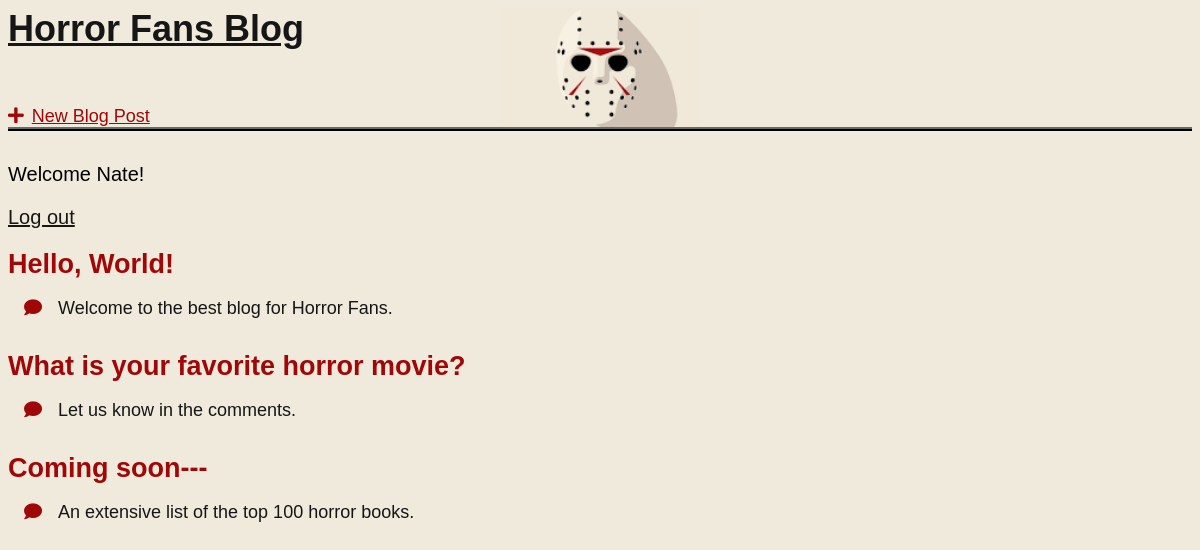
The app's page / (signed in) with its own data.
### blog/models.py (models this page shows, shortened)
class Post(models.Model):
    title = models.CharField(max_length=200)
    author = models.ForeignKey('auth.User',on_delete=models.CASCADE)
    body = models.TextField()

### blog/views.py (the view)
# urls.py: path('', BlogListView.as_view(),
class BlogListView(ListView):
    model = Post
    template_name = 'home.html'

### templates/home.html (shortened to what this page needs)
{% extends 'base.html' %}
{% load static %}
{% block content %}
<html>
    <head>
        <link rel="stylesheet" href="{% static 'css/home.css' %}">
    </head>
    {% for post in object_list %}
    <div class="post-entry">
        <h2><a href="{% url 'post_detail' post.pk %}">{{ post.title }}</a></h2>
        <p><i class="fas fa-comment"></i>{{ post.body }}</p>
    </div>
    {% endfor %}
{% endblock content %}

### templates/base.html (shortened to what this page needs)
{% load static %}
<html>
    <head>
        <link rel="stylesheet" href="{% static 'css/base.css' %}">
        <link rel="stylesheet" href="https://use.fontawesome.com/releases/v5.0.7/css/all.css">
    </head>
    <body>
        <div class="header-pic">
            <header>
                <div class='nav-left'>
                    <h1><a href="{% url 'home' %}">Horror Fans Blog</a></h1>
                </div>
                <div class='nav-right'></div>
                    <a href="{% url 'post_new' %}"><i class="fas fa-plus"></i>New Blog Post</a>
                </div>
            <div class="auth">
            {% if user.is_authenticated %}
                <p>Welcome {{ user.username }}!</p>
                <p><a href="{% url 'logout' %}">Log out</a></p>
            {% else %}
                <p>You are not logged in.</p>
                <a href="{% url 'login' %}">Log In</a>
            {% endif %}
            </div>
        {% block content %}
        {% endblock content %}
    </body>
</html>

### static/css/base.css (style rules this page uses)
header h1 a { color: rgb(22, 22, 22); text-align: center; }
header a { color: rgb(160, 8, 8); }
body { font-family: "Source Sans Pro", sans-serif; font-size: 18px; background-color: rgb(240, 234, 221); }
header { margin-bottom: 2rem; margin-left: auto; margin-right: auto; border-bottom: 4px ridge rgb(22, 22, 22); display: block; background-image: url("../img/jason.png"); background-repeat: no-repeat; background-position: center; background-size: 200px; }
.nav-left { margin-right: auto; }
.nav-right { display: flex; padding-top: 2rem; }
.fa-plus { margin-right: 0.5rem; }
.post-entry { margin-bottom: 2rem; }
.post-entry h2 { margin: 0.5rem 0; }
.post-entry h2 a, .post-entry h2 a:visited { color: rgb(160, 8, 8); text-decoration: none; }
.post-entry p { color: rgb(22, 22, 22); margin-left: 1rem; font-weight: 400; }
.auth { font-size: 20px; margin-bottom: 1rem; }
.auth a { color: rgb(22, 22, 22); display: flex; }
.auth p { margin-right: 1rem; }

### static/css/home.css (style rules this page uses)
.post-entry i { margin-right: 1rem; color: rgb(160, 8, 8); }

### records on screen
Post: title "Hello, World!", body "Welcome to the best blog for Horror Fans."
Post: title "What is your favorite horror movie?", body "Let us know in the comments."
Post: title "Coming soon---", body "An extensive list of the top 100 horror books."

### other values on screen
{{ user.username }} "Nate"
